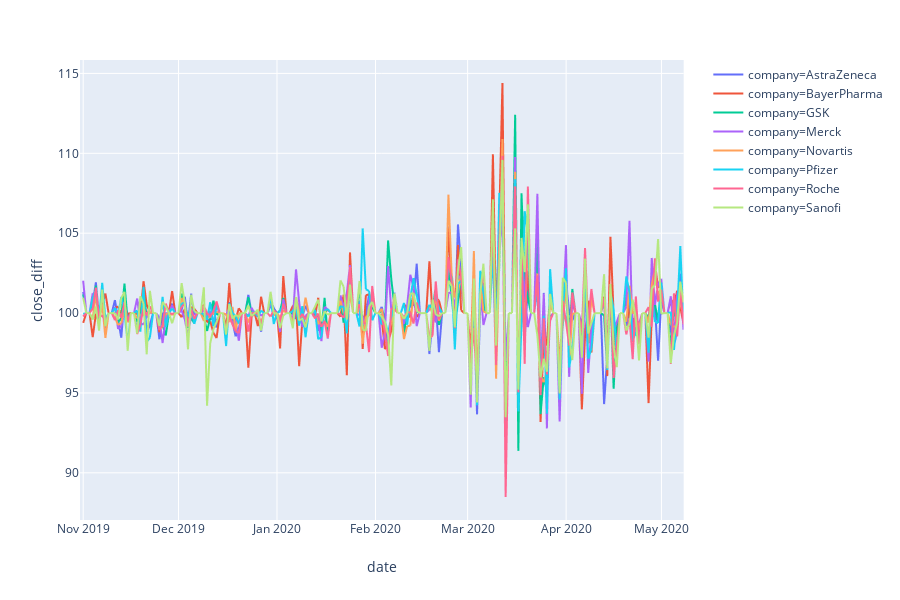

The notebook cell this image was saved under:
### Markdown cell above
<br><br>Zamienię wykres zamknięcia w wykres zmian procentowych zamknięcia między kolejnymi dniami (powinno to w czytelny sposób pokazać dynamikę zmian akcji).

### Code cell
df = df_stock.copy()

df['date'] = pd.to_datetime(df['date'])
df['new_date'] = df['date'] + timedelta(days=1)
df = df.set_index('date').groupby('company').resample('D').ffill()
del df['company']

df.reset_index(inplace = True)
df['new_date'] = df['date'] + timedelta(days=1)

df = df.merge(df[['new_date','close','company']], left_on = ['date','company'], right_on =['new_date','company'], how = 'left')
df['close_diff'] = (df['close_y']/df['close_x'])*100


fig = px.line(df, x='date',y='close_diff',color = 'company')
fig.show()

### Figure 1 — Plotly figure (JSON) as saved in the notebook; plotly's stock layout.template omitted (floating-point values rounded to 4 significant figures; data arrays with more than 128 entries replaced by an {"elided": "..."} marker saying what was removed)
{"data": [{"hoverlabel": {"namelength": 0}, "hovertemplate": "company=AstraZeneca<br>date=%{x}<br>close_diff=%{y}", "legendgroup": "company=AstraZeneca", "line": {"color": "#636efa", "dash": "solid"}, "mode": "lines", "name": "company=AstraZeneca", "showlegend": true, "type": "scattergl", "x": {"elided": "191 str values"}, "xaxis": "x", "y": {"elided": "191 float values"}, "yaxis": "y"}, {"hoverlabel": {"namelength": 0}, "hovertemplate": "company=BayerPharma<br>date=%{x}<br>close_diff=%{y}", "legendgroup": "company=BayerPharma", "line": {"color": "#EF553B", "dash": "solid"}, "mode": "lines", "name": "company=BayerPharma", "showlegend": true, "type": "scattergl", "x": {"elided": "191 str values"}, "xaxis": "x", "y": {"elided": "191 float values"}, "yaxis": "y"}, {"hoverlabel": {"namelength": 0}, "hovertemplate": "company=GSK<br>date=%{x}<br>close_diff=%{y}", "legendgroup": "company=GSK", "line": {"color": "#00cc96", "dash": "solid"}, "mode": "lines", "name": "company=GSK", "showlegend": true, "type": "scattergl", "x": {"elided": "191 str values"}, "xaxis": "x", "y": {"elided": "191 float values"}, "yaxis": "y"}, {"hoverlabel": {"namelength": 0}, "hovertemplate": "company=Merck<br>date=%{x}<br>close_diff=%{y}", "legendgroup": "company=Merck", "line": {"color": "#ab63fa", "dash": "solid"}, "mode": "lines", "name": "company=Merck", "showlegend": true, "type": "scattergl", "x": {"elided": "191 str values"}, "xaxis": "x", "y": {"elided": "191 float values"}, "yaxis": "y"}, {"hoverlabel": {"namelength": 0}, "hovertemplate": "company=Novartis<br>date=%{x}<br>close_diff=%{y}", "legendgroup": "company=Novartis", "line": {"color": "#FFA15A", "dash": "solid"}, "mode": "lines", "name": "company=Novartis", "showlegend": true, "type": "scattergl", "x": {"elided": "191 str values"}, "xaxis": "x", "y": {"elided": "191 float values"}, "yaxis": "y"}, {"hoverlabel": {"namelength": 0}, "hovertemplate": "company=Pfizer<br>date=%{x}<br>close_diff=%{y}", "legendgroup": "company=Pfizer", "line": {"color": "#19d3f3", "dash": "solid"}, "mode": "lines", "name": "company=Pfizer", "showlegend": true, "type": "scattergl", "x": {"elided": "191 str values"}, "xaxis": "x", "y": {"elided": "191 float values"}, "yaxis": "y"}, {"hoverlabel": {"namelength": 0}, "hovertemplate": "company=Roche<br>date=%{x}<br>close_diff=%{y}", "legendgroup": "company=Roche", "line": {"color": "#FF6692", "dash": "solid"}, "mode": "lines", "name": "company=Roche", "showlegend": true, "type": "scattergl", "x": {"elided": "191 str values"}, "xaxis": "x", "y": {"elided": "191 float values"}, "yaxis": "y"}, {"hoverlabel": {"namelength": 0}, "hovertemplate": "company=Sanofi<br>date=%{x}<br>close_diff=%{y}", "legendgroup": "company=Sanofi", "line": {"color": "#B6E880", "dash": "solid"}, "mode": "lines", "name": "company=Sanofi", "showlegend": true, "type": "scattergl", "x": {"elided": "191 str values"}, "xaxis": "x", "y": {"elided": "191 float values"}, "yaxis": "y"}], "layout": {"height": 600, "legend": {"tracegroupgap": 0}, "margin": {"t": 60}, "xaxis": {"anchor": "y", "domain": [0, 0.98], "title": {"text": "date"}}, "yaxis": {"anchor": "x", "domain": [0, 1], "title": {"text": "close_diff"}}}}
